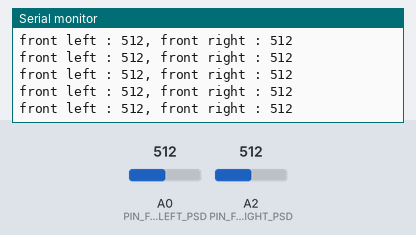
A sketch run on a simulated Arduino Uno, built with avr-gcc and run on an emulated ATmega328P. Shown: the last lines printed to the serial monitor. The test bench sets the inputs (shaded band); at power-on: A2 (PIN_FRONT_RIGHT_PSD) = 512, A0 (PIN_FRONT_LEFT_PSD) = 512.

Above: at 5.7 s.
5.8 s: A2 (PIN_FRONT_RIGHT_PSD) set to 984
At 5.85 s:
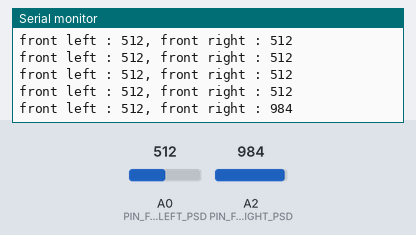
7.3 s: A2 (PIN_FRONT_RIGHT_PSD) set to 1018
At 7.36 s:
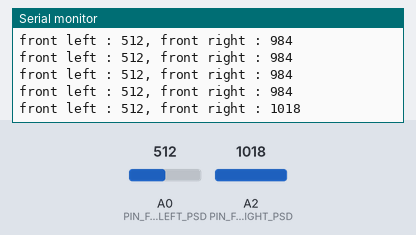
Timing chart, 0 to 10.3 s (numbered marks = the images above; inputs shaded):
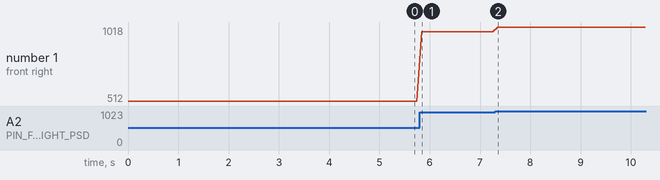

Measured:
- after the input at 5.8 s, the serial monitor: prints a new line after 0.05 s (image 1)
- after the input at 7.3 s, the serial monitor: prints a new line after 0.06 s (image 2)
- plotted number 1: 512 → 984 after the input at 5.8 s, 984 → 1018 after the input at 7.3 s

The sketch:

MobileManipulator-Blackberry-02-02-Monitoring-PSD-Sensor.ino
```cpp
//////////////  전방 PSD센서

#define PIN_FRONT_LEFT_PSD    A0 // 매니퓰레이터 전방 좌측 PSD센서 연결 핀
#define PIN_FRONT_RIGHT_PSD   A2 // 매니퓰레이터 전방 우측 PSD센서 연결 핀


//////////////  메인 프로그램

void setup() {
  Serial.begin( 9600 ); // 시리얼 통신 (baudrate)
}

void loop() {
  int frontLeftPSDValue = analogRead( PIN_FRONT_LEFT_PSD );  // PSD left 값 읽기
  int frontRightPSDValue = analogRead( PIN_FRONT_RIGHT_PSD ); // PSD right 값 읽기

  Serial.print( "front left : " ); // 시리얼 모니터에 "front left : "를 출력
  Serial.print( frontLeftPSDValue ); // frontLeftPSDValue변수의 값을 출력
  Serial.print( ", front right : " );
  Serial.print( frontRightPSDValue );
  Serial.println(); // 시리얼 모니터 개행
  delay(100);
}
```
